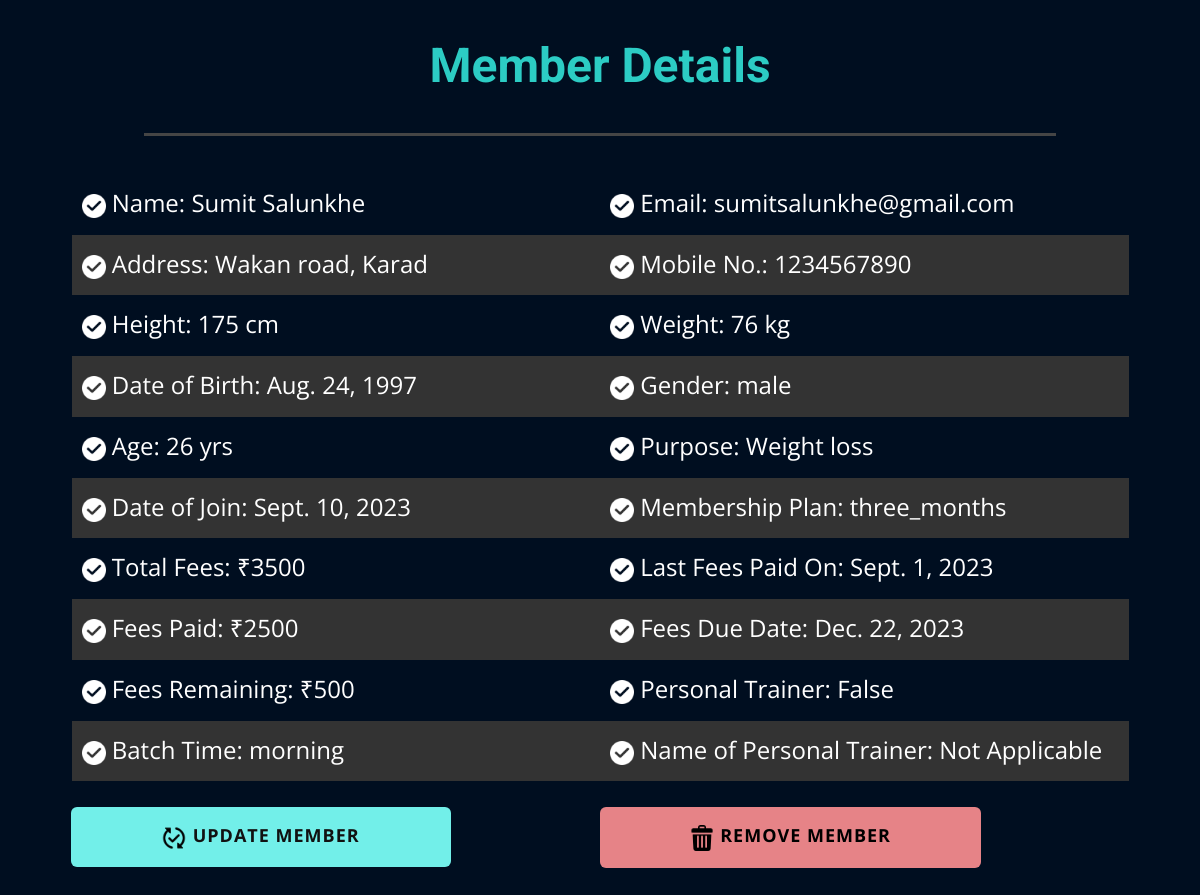
The page /show_member/17/ on the database its author committed.
### gymapp/models.py (models this page shows)
class Member(models.Model):
    name = models.CharField(max_length=100)
    email = models.EmailField()
    mobile = models.CharField(max_length=10)
    address = models.CharField(max_length=100)
    height = models.IntegerField()
    weight = models.IntegerField()
    dob = models.DateField()
    gender = models.CharField(max_length=5)
    age = models.IntegerField( )
    purpose = models.CharField(max_length=50)
    membership_plan = models.CharField(max_length=100)
    total_fees = models.IntegerField()
    fees_paid = models.IntegerField()
    fees_remaining = models.IntegerField()
    last_paid_date = models.DateField()
    fees_due_date = models.DateField()
    date_of_join = models.DateField()
    updated_plan_date = models.DateField(default=timezone.now())
    personal_trainer = models.BooleanField(default=False)
    batch_time = models.CharField(max_length=50, default='Morning')
    personal_trainer_name = models.CharField(max_length=50, default='Not Applicable')

### gymapp/views.py (the view)
# urls.py: path('show_member/<int:member_id>/', views.show_member, name='show_member'),
def show_member(request, member_id):
    member = get_object_or_404(Member, id=member_id)
    params = {'member': member}
    return render(request, 'Show_member.html', params)

### Templates/Show_member.html (shortened to what this page needs)
{% load static %}
<!DOCTYPE html>
<html style="font-size: 16px;" lang="en"><head>
    <link rel="stylesheet" href="{%static 'nicepage.css' %}" media="screen">
<link rel="stylesheet" href="{%static 'Show_member.css' %}" media="screen">
  <meta data-intl-tel-input-cdn-path="intlTelInput/"></head>
  <body class="u-body u-xl-mode" data-lang="en">
    <section class="u-clearfix u-custom-color-2 u-section-1" id="sec-1248">
      <div class="u-clearfix u-sheet u-sheet-1">
        <h2 class="u-subtitle u-text u-text-custom-color-4 u-text-default u-text-1">Member Details</h2>
        <div class="u-border-3 u-border-grey-dark-1 u-line u-line-horizontal u-line-1"></div>
        <div class="u-table u-table-responsive u-table-1">
          <table class="u-table-entity">
            <colgroup>
              <col width="50%">
              <col width="50%">
            </colgroup>
            <tbody class="u-table-alt-grey-80 u-table-body u-table-body-1">
              <tr style="height: 54px;">
                <td class="u-table-cell"><span class="u-file-icon u-icon u-text-white"><img src="{%static 'images/711239-88923138.png' %}" alt=""></span>&nbsp;Name: {{member.name}}
                </td>
                <td class="u-table-cell"><span class="u-file-icon u-icon u-text-white"><img src="{%static 'images/711239-88923138.png' %}" alt=""></span>&nbsp;Email: {{member.email}}
                </td>
              </tr>
              <tr style="height: 52px;">
                <td class="u-table-cell"><span class="u-file-icon u-icon u-text-white"><img src="{%static 'images/711239-88923138.png' %}" alt=""></span>&nbsp;Address: {{member.address}}
                </td>
                <td class="u-table-cell"><span class="u-file-icon u-icon u-text-white"><img src="{%static 'images/711239-88923138.png' %}" alt=""></span>&nbsp;Mobile No.: {{member.mobile}}<br>
                </td>
              </tr>
              <tr style="height: 51px;">
                <td class="u-table-cell"><span class="u-file-icon u-icon u-text-white"><img src="{%static 'images/711239-88923138.png' %}" alt=""></span>&nbsp;Height: {{member.height}} cm
                </td>
                <td class="u-table-cell"><span class="u-file-icon u-icon u-text-white"><img src="{%static 'images/711239-88923138.png' %}" alt=""></span>&nbsp;Weight: {{member.weight}} kg<br>
                </td>
              </tr>
              <tr style="height: 54px;">
                <td class="u-table-cell"><span class="u-file-icon u-icon u-text-white"><img src="{%static 'images/711239-88923138.png' %}" alt=""></span>&nbsp;Date of Birth: {{member.dob}}
                </td>
                <td class="u-table-cell"><span class="u-file-icon u-icon u-text-white"><img src="{%static 'images/711239-88923138.png' %}" alt=""></span>&nbsp;Gender: {{member.gender}}
                </td>
              </tr>
              <tr style="height: 52px;">
                <td class="u-table-cell"><span class="u-file-icon u-icon u-text-white"><img src="{%static 'images/711239-88923138.png' %}" alt=""></span>&nbsp;Age: {{member.age}} yrs
                </td>
                <td class="u-table-cell"><span class="u-file-icon u-icon u-text-white"><img src="{%static 'images/711239-88923138.png' %}" alt=""></span>&nbsp;Purpose: {{member.purpose}}
                </td>
              </tr>
              <tr style="height: 59px;">
                <td class="u-table-cell"><span class="u-file-icon u-icon u-text-white"><img src="{%static 'images/711239-88923138.png' %}" alt=""></span>&nbsp;Date of Join: {{member.date_of_join}}</td>
                <td class="u-table-cell"><span class="u-file-icon u-icon u-text-white"><img src="{%static 'images/711239-88923138.png' %}" alt=""></span>&nbsp;Membership Plan: {{member.membership_plan}}<br>
                </td>
              </tr>
              <tr style="height: 52px;">
                <td class="u-table-cell"><span class="u-file-icon u-icon u-text-white"><img src="{%static 'images/711239-88923138.png' %}" alt=""></span>&nbsp;Total Fees: ₹{{member.total_fees}}<br>
                </td>
                <td class="u-table-cell"><span class="u-file-icon u-icon u-text-white"><img src="{%static 'images/711239-88923138.png' %}" alt=""></span>&nbsp;Last Fees Paid On: {{member.last_paid_date}}
                </td>
              </tr>
              <tr style="height: 52px;">
                <td class="u-table-cell"><span class="u-file-icon u-icon u-text-white"><img src="{%static 'images/711239-88923138.png' %}" alt=""></span>&nbsp;Fees Paid: ₹{{member.fees_paid}}
                </td>
                <td class="u-table-cell"><span class="u-file-icon u-icon u-text-white"><img src="{%static 'images/711239-88923138.png' %}" alt=""></span>&nbsp;Fees Due Date: {{member.fees_due_date}}
                </td>
              </tr>
              <tr style="height: 41px;">
                <td class="u-table-cell"><span class="u-file-icon u-icon u-text-white"><img src="{%static 'images/711239-88923138.png' %}" alt=""></span>&nbsp;Fees Remaining: ₹{{member.fees_remaining}}
                </td>
                <td class="u-table-cell"><span class="u-file-icon u-icon u-text-white"><img src="{%static 'images/711239-88923138.png' %}" alt=""></span>&nbsp;Personal Trainer: {{member.personal_trainer}}
                </td>
              </tr>
              <tr style="height: 52px;">
                <td class="u-table-cell"><span class="u-file-icon u-icon u-text-white"><img src="{%static 'images/711239-88923138.png' %}" alt=""></span>&nbsp;Batch Time: {{member.batch_time}}
                </td>
                <td class="u-table-cell"><span class="u-file-icon u-icon u-text-white"><img src="{%static 'images/711239-88923138.png' %}" alt=""></span>&nbsp;Name of Personal Trainer: {{member.personal_trainer_name}}
                </td>
              </tr>
              <tr style="height: 52px;">
              </tr>
            </tbody>
          </table>
        </div>
        <a href="{%url 'update_member' member.id %}" class="u-border-none u-btn u-button-style u-hover-palette-4-base u-palette-4-light-1 u-radius-6 u-btn-1"><span class="u-file-icon u-icon u-text-black u-icon-21"><img src="{%static 'images/9147804-68bbd2f6.png' %}" alt=""></span>&nbsp;Update Member
        </a>
        <a href="#carousel_65af" class="u-border-none u-btn u-button-style u-dialog-link u-hover-palette-2-base u-palette-2-light-1 u-radius-6 u-text-black u-text-hover-white u-btn-2"><span class="u-file-icon u-icon u-icon-22"><img src="{%static 'images/3096687.png' %}" alt=""></span>&nbsp;remove member
        </a>
      </div>
    </section>
</body></html>

### static/Show_member.css (style rules this page uses)
.u-section-1 { background-image: none; }
.u-section-1 .u-sheet-1 { min-height: 905px; }
.u-section-1 .u-text-1 { font-weight: 700; margin: 40px auto 0; }
.u-section-1 .u-line-1 { width: 912px; margin: 40px auto 0; }
.u-section-1 .u-table-1 { width: 1057px; margin: 38px auto 0; }
.u-section-1 .u-table-body-1 { font-size: 1.5rem; }
.u-section-1 .u-btn-1 { font-size: 1.125rem; background-image: none; margin: -33px auto 0 41px; padding: 12px 91px 12px 90px; }
.u-section-1 .u-icon-21 { font-size: 1.4445em; }
.u-section-1 .u-btn-2 { font-size: 1.125rem; background-image: none; margin: -60px 189px 40px auto; padding: 12px 90px 12px 89px; }
.u-section-1 .u-icon-22 { font-size: 1.4445em; }

### rows shown on the page
Member: name "Sumit Salunkhe", email "sumitsalunkhe@gmail.com", address "Wakan road, Karad", mobile "1234567890", height "175", weight "76", dob "Aug. 24, 1997", gender "male", age "26", purpose "Weight loss", date_of_join "Sept. 10, 2023", membership_plan "three_months", total_fees "3500", last_paid_date "Sept. 1, 2023", fees_paid "2500", fees_due_date "Dec. 22, 2023", fees_remaining "500", personal_trainer "False", batch_time "morning", personal_trainer_name "Not Applicable"
